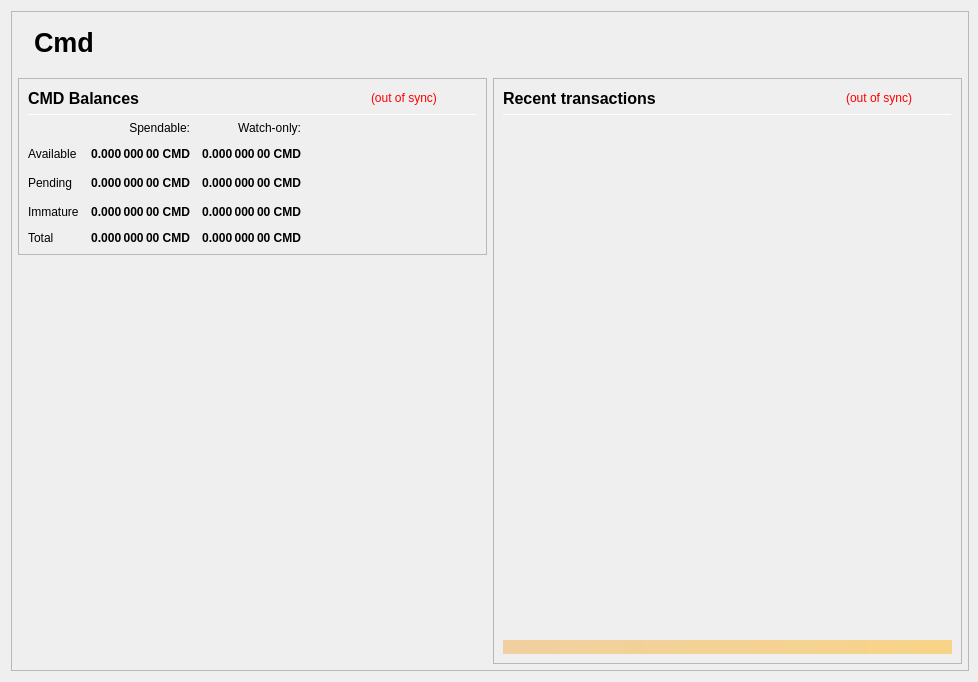
<?xml version="1.0" encoding="UTF-8"?>
<ui version="4.0">
 <class>OverviewPage</class>
 <widget class="QWidget" name="OverviewPage">
  <property name="geometry">
   <rect>
    <x>0</x>
    <y>0</y>
    <width>978</width>
    <height>682</height>
   </rect>
  </property>
  <property name="minimumSize">
   <size>
    <width>960</width>
    <height>682</height>
   </size>
  </property>
  <property name="font">
   <font>
    <weight>50</weight>
    <bold>false</bold>
   </font>
  </property>
  <property name="windowTitle">
   <string>Form</string>
  </property>
  <layout class="QVBoxLayout" name="topLayout" stretch="0">
   <property name="rightMargin">
    <number>9</number>
   </property>
   <item>
    <widget class="QFrame" name="frame_BG">
     <property name="minimumSize">
      <size>
       <width>850</width>
       <height>610</height>
      </size>
     </property>
     <property name="maximumSize">
      <size>
       <width>16777215</width>
       <height>16777215</height>
      </size>
     </property>
     <property name="frameShape">
      <enum>QFrame::StyledPanel</enum>
     </property>
     <property name="frameShadow">
      <enum>QFrame::Raised</enum>
     </property>
     <layout class="QVBoxLayout" name="verticalLayout_3" stretch="0">
      <property name="leftMargin">
       <number>0</number>
      </property>
      <property name="topMargin">
       <number>0</number>
      </property>
      <property name="rightMargin">
       <number>0</number>
      </property>
      <property name="bottomMargin">
       <number>6</number>
      </property>
      <item>
       <layout class="QVBoxLayout" name="verticalLayout_Master" stretch="0,1">
        <property name="leftMargin">
         <number>0</number>
        </property>
        <property name="topMargin">
         <number>0</number>
        </property>
        <property name="rightMargin">
         <number>0</number>
        </property>
        <property name="bottomMargin">
         <number>0</number>
        </property>
        <item>
         <widget class="QFrame" name="frame_Header">
          <layout class="QVBoxLayout" name="verticalLayout_Header" stretch="0">
           <property name="leftMargin">
            <number>0</number>
           </property>
           <property name="topMargin">
            <number>0</number>
           </property>
           <property name="rightMargin">
            <number>0</number>
           </property>
           <property name="bottomMargin">
            <number>0</number>
           </property>
           <item>
            <layout class="QHBoxLayout" name="horizontalLayout_Header" stretch="1,0">
             <property name="spacing">
              <number>6</number>
             </property>
             <item>
              <spacer name="horizontalSpacer_Header">
               <property name="orientation">
                <enum>Qt::Horizontal</enum>
               </property>
               <property name="sizeHint" stdset="0">
                <size>
                 <width>40</width>
                 <height>20</height>
                </size>
               </property>
              </spacer>
             </item>
			 <item>
           <widget class="QLabel" name="labelOverviewHeaderLeft">
            <property name="minimumSize">
             <size>
              <width>464</width>
              <height>60</height>
             </size>
            </property>
            <property name="maximumSize">
             <size>
              <width>16777215</width>
              <height>60</height>
             </size>
            </property>
            <property name="font">
             <font>
              <pointsize>20</pointsize>
              <weight>75</weight>
              <bold>true</bold>
             </font>
            </property>
            <property name="text">
             <string>Cmd</string>
            </property>
            <property name="alignment">
             <set>Qt::AlignLeading|Qt::AlignLeft|Qt::AlignVCenter</set>
            </property>
           </widget>
          </item>
             <item>
              <widget class="QLabel" name="labelOverviewHeaderRight">
               <property name="minimumSize">
                <size>
                 <width>464</width>
                 <height>60</height>
                </size>
               </property>
               <property name="maximumSize">
                <size>
                 <width>16777215</width>
                 <height>60</height>
                </size>
               </property>
				<property name="font">
				 <font>
				  <pointsize>20</pointsize>
				  <weight>75</weight>
				  <bold>true</bold>
				 </font>
				</property>
				<property name="text">
				 <string></string>
				</property>
               <property name="alignment">
                <set>Qt::AlignRight|Qt::AlignTrailing|Qt::AlignVCenter</set>
               </property>
              </widget>
             </item>
            </layout>
           </item>
          </layout>
         </widget>
        </item>
        <item>
         <widget class="QFrame" name="frame_Content">
          <layout class="QVBoxLayout" name="verticalLayout_Content">
           <property name="leftMargin">
            <number>6</number>
           </property>
           <property name="topMargin">
            <number>0</number>
           </property>
           <property name="rightMargin">
            <number>6</number>
           </property>
           <property name="bottomMargin">
            <number>0</number>
           </property>
           <item>
            <layout class="QHBoxLayout" name="horizontalLayout_Content" stretch="1,1">
             <property name="spacing">
              <number>6</number>
             </property>
             <item>
              <layout class="QVBoxLayout" name="verticalLayout_left" stretch="0,0">
               <item>
                <widget class="QFrame" name="frameBalances">
                 <property name="frameShape">
                  <enum>QFrame::StyledPanel</enum>
                 </property>
                 <property name="frameShadow">
                  <enum>QFrame::Raised</enum>
                 </property>
                 <layout class="QVBoxLayout" name="verticalLayout_4">
                  <item>
                   <layout class="QHBoxLayout" name="hlBalancesHeader" stretch="2,0,0">
                    <property name="spacing">
                     <number>6</number>
                    </property>
                    <item>
                     <widget class="QLabel" name="labelBalances">
                      <property name="minimumSize">
                       <size>
                        <width>0</width>
                        <height>0</height>
                       </size>
                      </property>
                      <property name="font">
                       <font>
                        <pointsize>12</pointsize>
                        <weight>75</weight>
                        <bold>true</bold>
                       </font>
                      </property>
                      <property name="text">
                       <string>CMD Balances</string>
                      </property>
                     </widget>
                    </item>
                    <item>
                     <widget class="QLabel" name="labelWalletStatus">
                      <property name="cursor">
                       <cursorShape>WhatsThisCursor</cursorShape>
                      </property>
                      <property name="toolTip">
                       <string>The displayed information may be out of date. Your wallet automatically synchronizes with the Cmd network after a connection is established, but this process has not completed yet.</string>
                      </property>
                      <property name="styleSheet">
                       <string notr="true">QLabel { color: red; }</string>
                      </property>
                      <property name="text">
                       <string notr="true">(out of sync)</string>
                      </property>
                      <property name="alignment">
                       <set>Qt::AlignLeading|Qt::AlignLeft|Qt::AlignVCenter</set>
                      </property>
                     </widget>
                    </item>
                    <item>
                     <spacer name="hsBalancesHeader">
                      <property name="orientation">
                       <enum>Qt::Horizontal</enum>
                      </property>
                      <property name="sizeHint" stdset="0">
                       <size>
                        <width>40</width>
                        <height>20</height>
                       </size>
                      </property>
                     </spacer>
                    </item>
                   </layout>
                  </item>
                  <item>
                   <widget class="Line" name="lineBalances">
                    <property name="minimumSize">
                     <size>
                      <width>0</width>
                      <height>1</height>
                     </size>
                    </property>
                    <property name="maximumSize">
                     <size>
                      <width>16777215</width>
                      <height>1</height>
                     </size>
                    </property>
                    <property name="orientation">
                     <enum>Qt::Horizontal</enum>
                    </property>
                   </widget>
                  </item>
                  <item>
                   <layout class="QGridLayout" name="gridLayout">
                    <property name="spacing">
                     <number>12</number>
                    </property>
                    <item row="2" column="2">
                     <widget class="QLabel" name="labelWatchPending">
                      <property name="font">
                       <font>
                        <weight>75</weight>
                        <bold>true</bold>
                       </font>
                      </property>
                      <property name="cursor">
                       <cursorShape>ArrowCursor</cursorShape>
                      </property>
                      <property name="toolTip">
                       <string>Unconfirmed transactions to watch-only addresses</string>
                      </property>
                      <property name="text">
                       <string notr="true">0.000 000 00 CMD</string>
                      </property>
                      <property name="alignment">
                       <set>Qt::AlignRight|Qt::AlignTrailing|Qt::AlignVCenter</set>
                      </property>
                      <property name="textInteractionFlags">
                       <set>Qt::NoTextInteraction</set>
                      </property>
                     </widget>
                    </item>
                    <item row="2" column="1">
                     <widget class="QLabel" name="labelUnconfirmed">
                      <property name="font">
                       <font>
                        <weight>75</weight>
                        <bold>true</bold>
                       </font>
                      </property>
                      <property name="cursor">
                       <cursorShape>ArrowCursor</cursorShape>
                      </property>
                      <property name="toolTip">
                       <string>Total of transactions that have yet to be confirmed, and do not yet count toward the spendable balance</string>
                      </property>
                      <property name="text">
                       <string notr="true">0.000 000 00 CMD</string>
                      </property>
                      <property name="alignment">
                       <set>Qt::AlignRight|Qt::AlignTrailing|Qt::AlignVCenter</set>
                      </property>
                      <property name="textInteractionFlags">
                       <set>Qt::NoTextInteraction</set>
                      </property>
                     </widget>
                    </item>
                    <item row="3" column="2">
                     <widget class="QLabel" name="labelWatchImmature">
                      <property name="font">
                       <font>
                        <weight>75</weight>
                        <bold>true</bold>
                       </font>
                      </property>
                      <property name="cursor">
                       <cursorShape>ArrowCursor</cursorShape>
                      </property>
                      <property name="toolTip">
                       <string>Staked or masternode rewards in watch-only addresses that has not yet matured</string>
                      </property>
                      <property name="text">
                       <string notr="true">0.000 000 00 CMD</string>
                      </property>
                      <property name="alignment">
                       <set>Qt::AlignRight|Qt::AlignTrailing|Qt::AlignVCenter</set>
                      </property>
                      <property name="textInteractionFlags">
                       <set>Qt::NoTextInteraction</set>
                      </property>
                     </widget>
                    </item>
                    <item row="4" column="0">
                     <widget class="QLabel" name="labelTotalText">
                      <property name="text">
                       <string>Total</string>
                      </property>
                      <property name="textInteractionFlags">
                       <set>Qt::NoTextInteraction</set>
                      </property>
                     </widget>
                    </item>
                    <item row="3" column="1">
                     <widget class="QLabel" name="labelImmature">
                      <property name="font">
                       <font>
                        <weight>75</weight>
                        <bold>true</bold>
                       </font>
                      </property>
                      <property name="cursor">
                       <cursorShape>ArrowCursor</cursorShape>
                      </property>
                      <property name="toolTip">
                       <string>Staked or masternode rewards that has not yet matured</string>
                      </property>
                      <property name="text">
                       <string notr="true">0.000 000 00 CMD</string>
                      </property>
                      <property name="alignment">
                       <set>Qt::AlignRight|Qt::AlignTrailing|Qt::AlignVCenter</set>
                      </property>
                      <property name="textInteractionFlags">
                       <set>Qt::NoTextInteraction</set>
                      </property>
                     </widget>
                    </item>
                    <item row="2" column="3">
                     <spacer name="hsBalances">
                      <property name="orientation">
                       <enum>Qt::Horizontal</enum>
                      </property>
                      <property name="sizeHint" stdset="0">
                       <size>
                        <width>40</width>
                        <height>20</height>
                       </size>
                      </property>
                     </spacer>
                    </item>
                    <item row="3" column="0">
                     <widget class="QLabel" name="labelImmatureText">
                      <property name="text">
                       <string>Immature</string>
                      </property>
                      <property name="textInteractionFlags">
                       <set>Qt::NoTextInteraction</set>
                      </property>
                     </widget>
                    </item>
                    <item row="4" column="1">
                     <widget class="QLabel" name="labelTotal">
                      <property name="font">
                       <font>
                        <weight>75</weight>
                        <bold>true</bold>
                       </font>
                      </property>
                      <property name="cursor">
                       <cursorShape>ArrowCursor</cursorShape>
                      </property>
                      <property name="toolTip">
                       <string>Your current total balance</string>
                      </property>
                      <property name="text">
                       <string notr="true">0.000 000 00 CMD</string>
                      </property>
                      <property name="alignment">
                       <set>Qt::AlignRight|Qt::AlignTrailing|Qt::AlignVCenter</set>
                      </property>
                      <property name="textInteractionFlags">
                       <set>Qt::NoTextInteraction</set>
                      </property>
                     </widget>
                    </item>
                    <item row="4" column="2">
                     <widget class="QLabel" name="labelWatchTotal">
                      <property name="font">
                       <font>
                        <weight>75</weight>
                        <bold>true</bold>
                       </font>
                      </property>
                      <property name="cursor">
                       <cursorShape>ArrowCursor</cursorShape>
                      </property>
                      <property name="toolTip">
                       <string>Current total balance in watch-only addresses</string>
                      </property>
                      <property name="text">
                       <string notr="true">0.000 000 00 CMD</string>
                      </property>
                      <property name="alignment">
                       <set>Qt::AlignRight|Qt::AlignTrailing|Qt::AlignVCenter</set>
                      </property>
                      <property name="textInteractionFlags">
                       <set>Qt::NoTextInteraction</set>
                      </property>
                     </widget>
                    </item>
                    <item row="0" column="2">
                     <widget class="QLabel" name="labelWatchonly">
                      <property name="text">
                       <string>Watch-only:</string>
                      </property>
                      <property name="alignment">
                       <set>Qt::AlignRight|Qt::AlignTrailing|Qt::AlignVCenter</set>
                      </property>
                     </widget>
                    </item>
                    <item row="1" column="0">
                     <widget class="QLabel" name="labelBalanceText">
                      <property name="text">
                       <string>Available</string>
                      </property>
                      <property name="textInteractionFlags">
                       <set>Qt::NoTextInteraction</set>
                      </property>
                     </widget>
                    </item>
                    <item row="1" column="1">
                     <widget class="QLabel" name="labelBalance">
                      <property name="font">
                       <font>
                        <weight>75</weight>
                        <bold>true</bold>
                       </font>
                      </property>
                      <property name="cursor">
                       <cursorShape>ArrowCursor</cursorShape>
                      </property>
                      <property name="toolTip">
                       <string>Your current spendable balance</string>
                      </property>
                      <property name="text">
                       <string notr="true">0.000 000 00 CMD</string>
                      </property>
                      <property name="alignment">
                       <set>Qt::AlignRight|Qt::AlignTrailing|Qt::AlignVCenter</set>
                      </property>
                      <property name="textInteractionFlags">
                       <set>Qt::NoTextInteraction</set>
                      </property>
                     </widget>
                    </item>
                    <item row="1" column="2">
                     <widget class="QLabel" name="labelWatchAvailable">
                      <property name="font">
                       <font>
                        <weight>75</weight>
                        <bold>true</bold>
                       </font>
                      </property>
                      <property name="cursor">
                       <cursorShape>ArrowCursor</cursorShape>
                      </property>
                      <property name="toolTip">
                       <string>Your current balance in watch-only addresses</string>
                      </property>
                      <property name="text">
                       <string notr="true">0.000 000 00 CMD</string>
                      </property>
                      <property name="alignment">
                       <set>Qt::AlignRight|Qt::AlignTrailing|Qt::AlignVCenter</set>
                      </property>
                      <property name="textInteractionFlags">
                       <set>Qt::NoTextInteraction</set>
                      </property>
                     </widget>
                    </item>
                    <item row="2" column="0">
                     <widget class="QLabel" name="labelPendingText">
                      <property name="text">
                       <string>Pending</string>
                      </property>
                      <property name="textInteractionFlags">
                       <set>Qt::NoTextInteraction</set>
                      </property>
                     </widget>
                    </item>
                    <item row="0" column="1">
                     <widget class="QLabel" name="labelSpendable">
                      <property name="text">
                       <string>Spendable:</string>
                      </property>
                      <property name="alignment">
                       <set>Qt::AlignRight|Qt::AlignTrailing|Qt::AlignVCenter</set>
                      </property>
                     </widget>
                    </item>
                   </layout>
                  </item>
                 </layout>
                </widget>
               </item>
               <item>
                <spacer name="verticalSpacer">
                 <property name="orientation">
                  <enum>Qt::Vertical</enum>
                 </property>
                 <property name="sizeHint" stdset="0">
                  <size>
                   <width>20</width>
                   <height>40</height>
                  </size>
                 </property>
                </spacer>
               </item>
              </layout>
             </item>
             <item>
              <layout class="QVBoxLayout" name="verticalLayout_right" stretch="1">
               <item>
                <widget class="QFrame" name="frame_RecentTransactions">
                 <property name="minimumSize">
                  <size>
                   <width>0</width>
                   <height>0</height>
                  </size>
                 </property>
                 <property name="frameShape">
                  <enum>QFrame::StyledPanel</enum>
                 </property>
                 <property name="frameShadow">
                  <enum>QFrame::Raised</enum>
                 </property>
                 <layout class="QVBoxLayout" name="verticalLayout_1" stretch="0,0,0,0,0">
                  <item>
                   <layout class="QHBoxLayout" name="horizontalLayout_2" stretch="2,0,0">
                    <property name="spacing">
                     <number>3</number>
                    </property>
                    <item>
                     <widget class="QLabel" name="label_4">
                      <property name="minimumSize">
                       <size>
                        <width>0</width>
                        <height>20</height>
                       </size>
                      </property>
                      <property name="font">
                       <font>
                        <pointsize>12</pointsize>
                        <weight>75</weight>
                        <bold>true</bold>
                       </font>
                      </property>
                      <property name="text">
                       <string>Recent transactions</string>
                      </property>
                     </widget>
                    </item>
                    <item>
                     <widget class="QLabel" name="labelTransactionsStatus">
                      <property name="cursor">
                       <cursorShape>WhatsThisCursor</cursorShape>
                      </property>
                      <property name="toolTip">
                       <string>The displayed information may be out of date. Your wallet automatically synchronizes with the Cmd network after a connection is established, but this process has not completed yet.</string>
                      </property>
                      <property name="styleSheet">
                       <string notr="true">QLabel { color: red; }</string>
                      </property>
                      <property name="text">
                       <string notr="true">(out of sync)</string>
                      </property>
                      <property name="alignment">
                       <set>Qt::AlignRight|Qt::AlignTrailing|Qt::AlignVCenter</set>
                      </property>
                     </widget>
                    </item>
                    <item>
                     <spacer name="horizontalSpacer">
                      <property name="orientation">
                       <enum>Qt::Horizontal</enum>
                      </property>
                      <property name="sizeHint" stdset="0">
                       <size>
                        <width>40</width>
                        <height>20</height>
                       </size>
                      </property>
                     </spacer>
                    </item>
                   </layout>
                  </item>
                  <item>
                   <widget class="Line" name="line">
                    <property name="minimumSize">
                     <size>
                      <width>0</width>
                      <height>1</height>
                     </size>
                    </property>
                    <property name="maximumSize">
                     <size>
                      <width>16777215</width>
                      <height>1</height>
                     </size>
                    </property>
                    <property name="orientation">
                     <enum>Qt::Horizontal</enum>
                    </property>
                   </widget>
                  </item>
                  <item>
                   <widget class="QListView" name="listTransactions">
                    <property name="minimumSize">
                     <size>
                      <width>0</width>
                      <height>0</height>
                     </size>
                    </property>
                    <property name="styleSheet">
                     <string notr="true">QListView { background: transparent; }</string>
                    </property>
                    <property name="frameShape">
                     <enum>QFrame::NoFrame</enum>
                    </property>
                    <property name="verticalScrollBarPolicy">
                     <enum>Qt::ScrollBarAlwaysOff</enum>
                    </property>
                    <property name="horizontalScrollBarPolicy">
                     <enum>Qt::ScrollBarAlwaysOff</enum>
                    </property>
                    <property name="selectionMode">
                     <enum>QAbstractItemView::NoSelection</enum>
                    </property>
                   </widget>
                  </item>
                  <item>
                   <spacer name="verticalSpacer_2">
                    <property name="orientation">
                     <enum>Qt::Vertical</enum>
                    </property>
                    <property name="sizeType">
                     <enum>QSizePolicy::Expanding</enum>
                    </property>
                    <property name="sizeHint" stdset="0">
                     <size>
                      <width>20</width>
                      <height>40</height>
                     </size>
                    </property>
                   </spacer>
                  </item>
                  <item>
                   <widget class="QLabel" name="labelAlerts">
                    <property name="maximumSize">
                     <size>
                      <width>16777215</width>
                      <height>16777215</height>
                     </size>
                    </property>
                    <property name="styleSheet">
                     <string notr="true">background-color: qlineargradient(x1: 0, y1: 0, x2: 1, y2: 0, stop:0 #F0D0A0, stop:1 #F8D488); color:#000000;</string>
                    </property>
                    <property name="text">
                     <string/>
                    </property>
                    <property name="wordWrap">
                     <bool>true</bool>
                    </property>
                    <property name="margin">
                     <number>3</number>
                    </property>
                   </widget>
                  </item>
                 </layout>
                </widget>
               </item>
              </layout>
             </item>
            </layout>
           </item>
          </layout>
         </widget>
        </item>
       </layout>
      </item>
     </layout>
    </widget>
   </item>
  </layout>
 </widget>
 <resources/>
 <connections/>
</ui>
